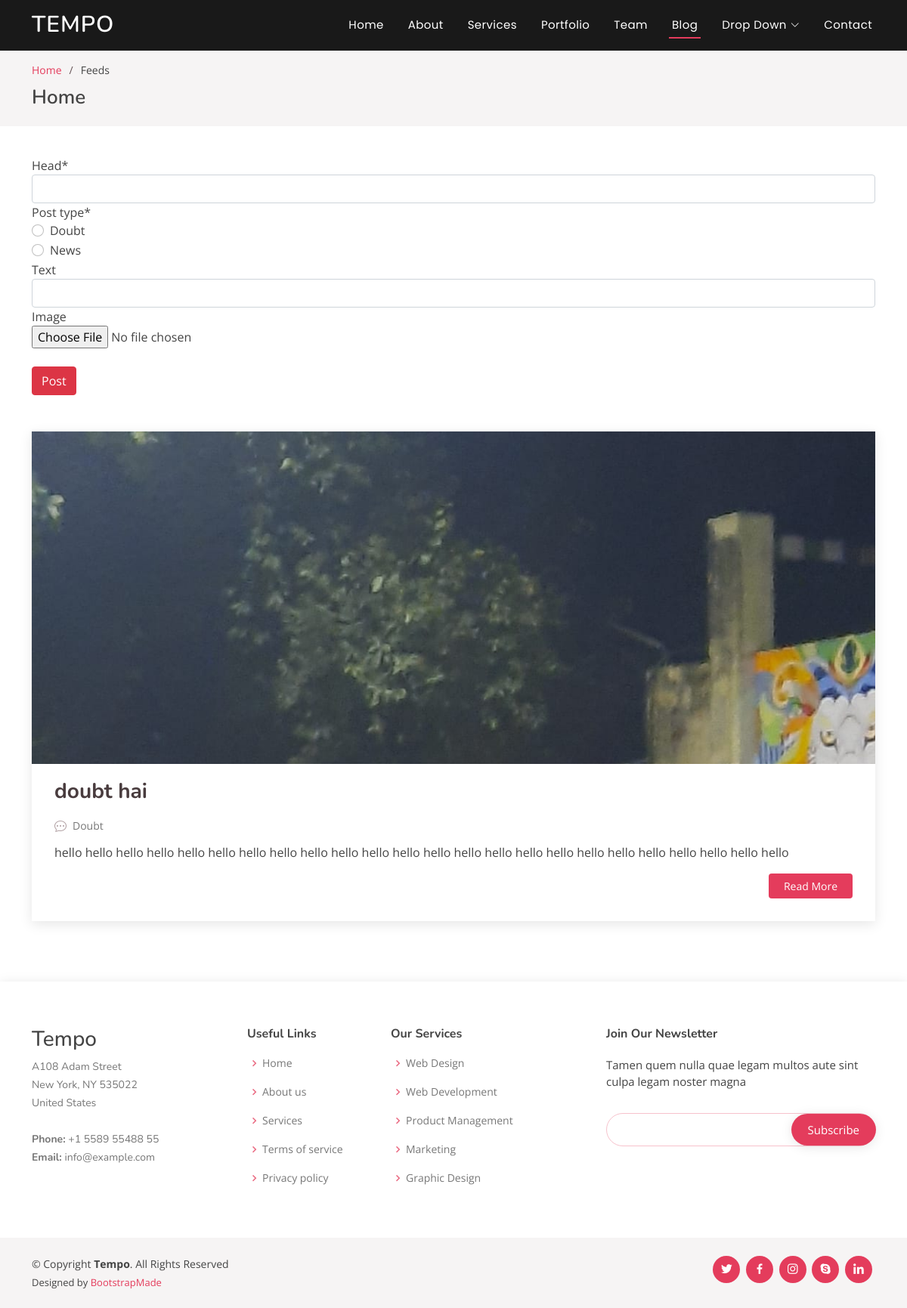
The page /feeds/ on the database as committed earlier.
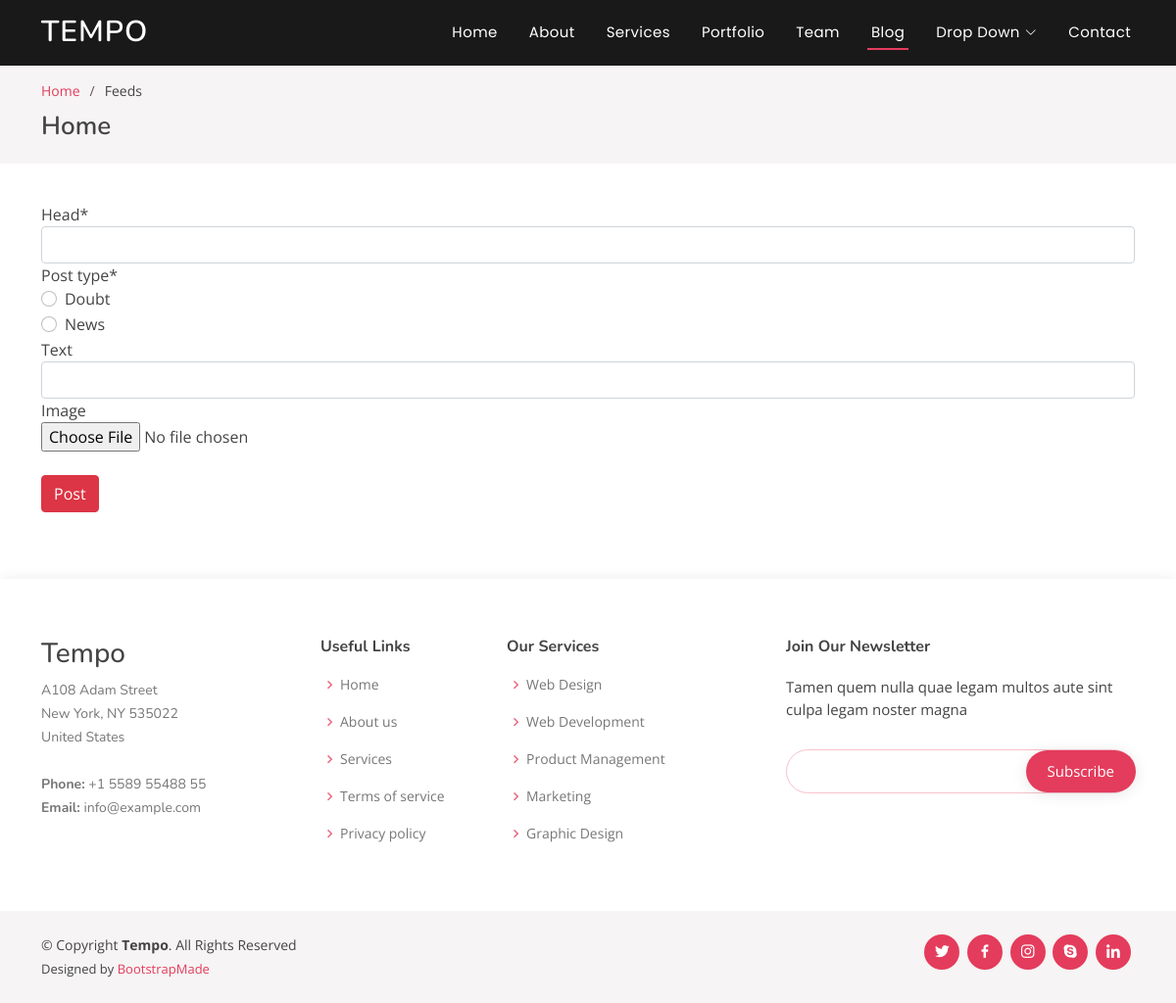
The same page on the database as committed later.
### home/models.py (models this page shows, shortened)
class feed(models.Model):
	post_type = (('Doubt', 'Doubt'),
				('News', 'News'),)
	from_user 			= models.ForeignKey(User, related_name = 'from_user', on_delete=models.CASCADE, null=False, blank=False)
	head 				= models.CharField(max_length=50)
	post_type			= models.CharField(choices=post_type, max_length=5)
	text 				= models.CharField(max_length=500)
	image 				= models.ImageField(default='feed/default.jpg', upload_to='feed/')

### home/views.py (the view)
# urls.py: path('feeds/',				views.feeds_home,		name='feeds'),
def feeds_home(request):
	print("$$$$$$$$$$$$$$$$$$$$$$$$$$$$$$$$")
	print(request.method)
	if request.method == 'POST':
		form = AnswerForm(request.POST)
		print("$$$$$$$$$$$$$$$$$$$$$$$$$$$$$$$$")
		print(form)
		if form.is_valid():
			form.instance.from_user = request.user
			form.save()
	else:
		form = AnswerForm()
	feeds   = feed.objects.all()
	context = {
		'form' : form,
		'feeds'	 : feeds,
	}
	return render(request, 'home/feeds.html', context)

### home/forms.py
class AnswerForm(forms.ModelForm):
	CHOICES = [('Doubt', 'Doubt'),
				('News', 'News')]
	head			= forms.CharField(max_length=40, required=True)
	post_type		= forms.ChoiceField(choices=CHOICES, widget=forms.RadioSelect, required=True)
	text 			= forms.CharField(max_length=500, required=False)
	image 			= forms.ImageField(required=False)
	class Meta:
		model = feed
		fields = ['head', 'post_type', 'text', 'image']

### home/templates/home/feeds.html (shortened to what this page needs)
{% extends "home/base.html" %}
{% load static %}
{% load crispy_forms_tags %}
{% block body %}
  <main id="main">
    <section id="breadcrumbs" class="breadcrumbs">
      <div class="container">
        <ol>
          <li><a href="index.html">Home</a></li>
          <li>Feeds</li>
        </ol>
        <h2>Home</h2>
      </div>
    </section>
    <section id="blog" class="blog">
      <div class="container" data-aos="fade-up">
        <div class="row">
          <div class="col-lg-12 mt-5 mt-lg-0">
            <form method="POST" class="php-email-form" enctype="multipart/form-data">
              {{ form|crispy }}
              <br>
              <input class="btn btn-danger" type="submit" value="Post">
            </form>
          </div>
          <div class="col-lg-12 mt-5 entries">
            {% for feed in feeds %}
            <article class="entry">
              <div class="entry-img">
                <img src="{{ feed.image.url }}" alt="" class="img-fluid">
              </div>
              <h2 class="entry-title">
                <a href="blog-single.html">{{feed.head}}</a>
              </h2>
              <div class="entry-meta">
                <ul>
                  <li class="d-flex align-items-center"><i class="bi bi-chat-dots"></i> <a>{{feed.post_type}}</a></li>
                </ul>
              </div>
              <div class="entry-content">
                <p> {{feed.text}}
                </p>
                <div class="read-more">
                  <a href="blog-single.html">Read More</a>
                </div>
              </div>
            </article>
            {% endfor %}
          </div>
        </div>
      </div>
    </section>
  </main>
{% endblock body %}

Rows that differ between the two databases and show on the page:
removed feed: image (picture), head "doubt hai", post_type "Doubt", text "hello hello hello hello hello hello hello hello hello hello hello hello hello hello hello hello hello hello hello hello hello hello hello hello"
